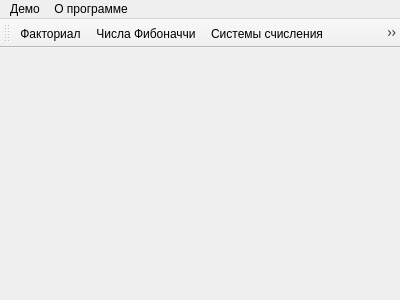
<?xml version="1.0" encoding="UTF-8"?>
<ui version="4.0">
 <class>MainWindow</class>
 <widget class="QMainWindow" name="MainWindow">
  <property name="geometry">
   <rect>
    <x>0</x>
    <y>0</y>
    <width>400</width>
    <height>300</height>
   </rect>
  </property>
  <property name="windowTitle">
   <string>MainWindow</string>
  </property>
  <property name="windowIcon">
   <iconset resource="res.qrc">
    <normaloff>:/images/icon.png</normaloff>:/images/icon.png</iconset>
  </property>
  <widget class="QWidget" name="centralWidget"/>
  <widget class="QMenuBar" name="menuBar">
   <property name="geometry">
    <rect>
     <x>0</x>
     <y>0</y>
     <width>400</width>
     <height>23</height>
    </rect>
   </property>
   <widget class="QMenu" name="menu">
    <property name="title">
     <string>Демо</string>
    </property>
    <addaction name="action"/>
    <addaction name="action_2"/>
    <addaction name="action_6"/>
    <addaction name="separator"/>
   </widget>
   <widget class="QMenu" name="menu_2">
    <property name="title">
     <string>О программе</string>
    </property>
    <addaction name="action_3"/>
    <addaction name="action_5"/>
    <addaction name="action_10"/>
   </widget>
   <addaction name="menu"/>
   <addaction name="menu_2"/>
  </widget>
  <widget class="QToolBar" name="mainToolBar">
   <attribute name="toolBarArea">
    <enum>TopToolBarArea</enum>
   </attribute>
   <attribute name="toolBarBreak">
    <bool>false</bool>
   </attribute>
   <addaction name="action"/>
   <addaction name="action_2"/>
   <addaction name="action_6"/>
   <addaction name="action_7"/>
   <addaction name="action_4"/>
  </widget>
  <action name="action">
   <property name="icon">
    <iconset resource="res.qrc">
     <normaloff>:/images/factorial.png</normaloff>:/images/factorial.png</iconset>
   </property>
   <property name="text">
    <string>Факториал...</string>
   </property>
   <property name="shortcut">
    <string>Ctrl+N</string>
   </property>
  </action>
  <action name="action_2">
   <property name="icon">
    <iconset resource="res.qrc">
     <normaloff>:/images/fibonacci.png</normaloff>:/images/fibonacci.png</iconset>
   </property>
   <property name="text">
    <string>Числа Фибоначчи...</string>
   </property>
   <property name="shortcut">
    <string>Ctrl+F</string>
   </property>
  </action>
  <action name="action_4">
   <property name="icon">
    <iconset resource="res.qrc">
     <normaloff>:/images/close.png</normaloff>:/images/close.png</iconset>
   </property>
   <property name="text">
    <string>Выход</string>
   </property>
   <property name="shortcut">
    <string>Alt+X</string>
   </property>
  </action>
  <action name="action_3">
   <property name="text">
    <string>О факториале...</string>
   </property>
   <property name="shortcut">
    <string>Alt+N</string>
   </property>
  </action>
  <action name="action_5">
   <property name="text">
    <string>О числах Фибоначчи</string>
   </property>
   <property name="shortcut">
    <string>Alt+F</string>
   </property>
  </action>
  <action name="action_7">
   <property name="icon">
    <iconset resource="res.qrc">
     <normaloff>:/images/Information.png</normaloff>:/images/Information.png</iconset>
   </property>
   <property name="text">
    <string>Об авторе...</string>
   </property>
  </action>
  <action name="action_6">
   <property name="icon">
    <iconset resource="res.qrc">
     <normaloff>:/images/binary.png</normaloff>:/images/binary.png</iconset>
   </property>
   <property name="text">
    <string>Системы счисления...</string>
   </property>
   <property name="shortcut">
    <string>Ctrl+S</string>
   </property>
  </action>
  <action name="action_10">
   <property name="text">
    <string>О системах счисления...</string>
   </property>
  </action>
 </widget>
 <layoutdefault spacing="6" margin="11"/>
 <resources>
  <include location="res.qrc"/>
 </resources>
 <connections/>
</ui>
